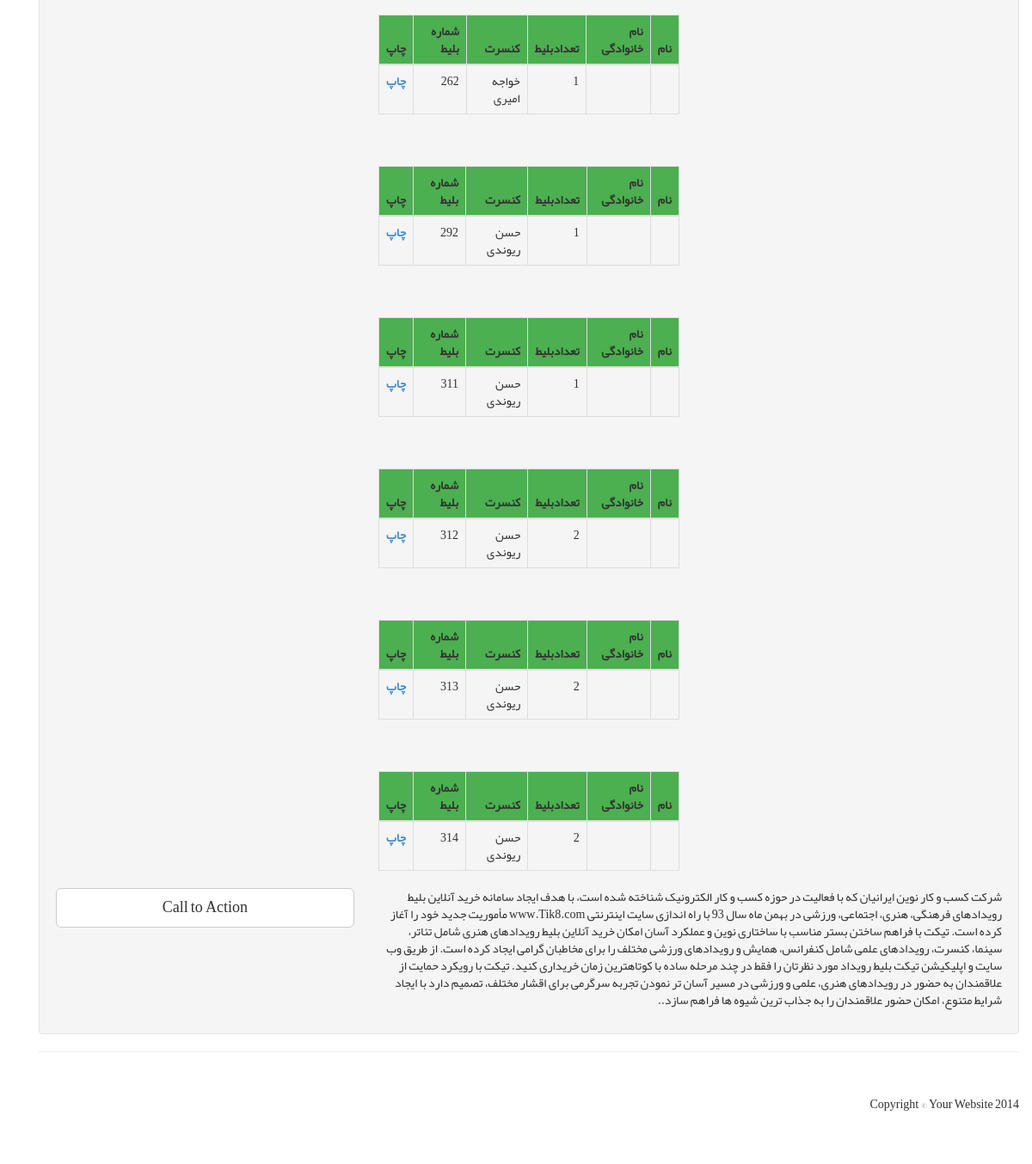
The page /accounts/dashboard (signed in, lower part) on the database as committed earlier.
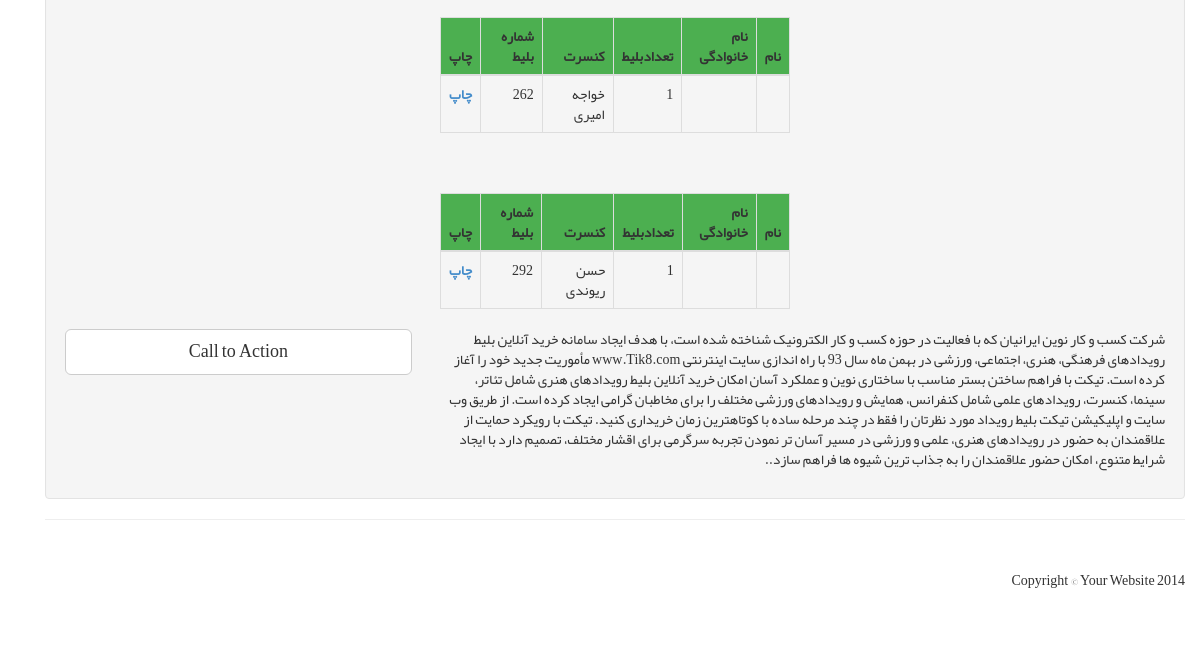
The same page on the database as committed later.
### customer/models.py (models this page shows, shortened)
class Ticket(models.Model):
    user = models.ForeignKey(User, on_delete=models.CASCADE, null=True)
    order = models.ForeignKey(Order, on_delete=models.CASCADE)
    product = models.ForeignKey(Product, related_name='order_items', on_delete=models.CASCADE)
    datetime = models.DateTimeField(auto_now_add=True)
    quantity = models.PositiveIntegerField(default=1)
    qrcode = models.ImageField(upload_to='qrcode', blank=True, null=True)

class Order(models.Model):
    name = models.CharField(max_length=200)
    phone = models.IntegerField()
    national = models.IntegerField()
    created = models.DateTimeField(auto_now_add=True)
    paid = models.BooleanField(default=False)
    class Meta:
        ordering = ('-created',)
    def get_absolute_url(self):
        return reverse('ticket_pdf', args=[str(self.id)])

### shop/models.py (models this page shows, shortened)
class Product(models.Model):
    name = models.CharField(max_length=200, db_index=True)
    slug = models.SlugField(max_length=200, db_index=True)
    image_main = models.ImageField(upload_to='photos/%Y/%m/%d/')
    image = models.ImageField(upload_to='photos/%Y/%m/%d/', blank=True)
    description=models.TextField(blank=True)
    makan=models.TextField(blank=True)
    zaman=models.TextField(blank=True)
    price=models.PositiveIntegerField()
    capacity=models.PositiveIntegerField()
    available=models.BooleanField(default=True)
    created=models.DateTimeField(auto_now_add=True)
    updated=models.DateTimeField(auto_now=True)
    class Meta:
        ordering=('-created',)
        index_together=(('id', 'slug'),)

### accounts/views.py (the view)
# urls.py: url('dashboard', views.dashboard, name='dashboard'),
def dashboard(request):
    return render(request, 'accounts/dashboard.html', )

### templates/accounts/dashboard.html
{%extends 'page/base.html'%}
{% load static %}
{% block content %}
{% if user.is_authenticated%}
           {%for ticket in user.ticket_set.all%}
{% with order=ticket.order %}
           {% with product=ticket.product %}
<div class="row col-md-4 col-md-offset-4" style="margin-top: 40px;">
 <table class="table table-bordered ">
        <thead style="background-color: #4CAF50">
            <tr>
                <th>نام</th>
                <th>نام خانوادگی</th>
                <th>تعدادبلیط</th>
                <th>کنسرت</th>
                 <th>شماره بلیط</th>
                <th>چاپ</th>
            </tr>
        </thead>
      <tbody>
            <tr>
                <td>{{order.firstName}}</td>
                <td>{{order.lastName}}</td>
                <td>{{ticket.quantity}}</td>
                <td>{{product.name}}</td>
                <td>{{order.id}}</td>
                <th><a href="{{ order.get_absolute_url }}">
             چاپ
         </a></th>
            </tr>
 </tbody>
    </table>
</div>
{%endwith%}
            {%endwith%}
{%endfor%}
{%endif%}
{%endblock%}

Rows that differ between the two databases and show on the page:
removed Ticket: product.name "حسن ریوندی", order.id "311"
removed Ticket: product.name "حسن ریوندی", order.id "312"
removed Ticket: product.name "حسن ریوندی", order.id "313"
removed Ticket: product.name "حسن ریوندی", order.id "314"
